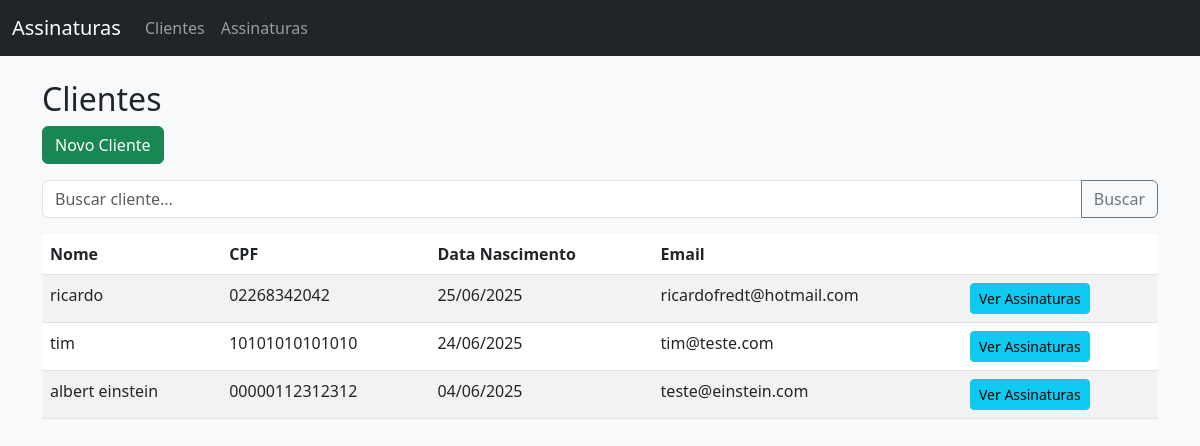
/clientes/, run on an earlier commit of the app's database.
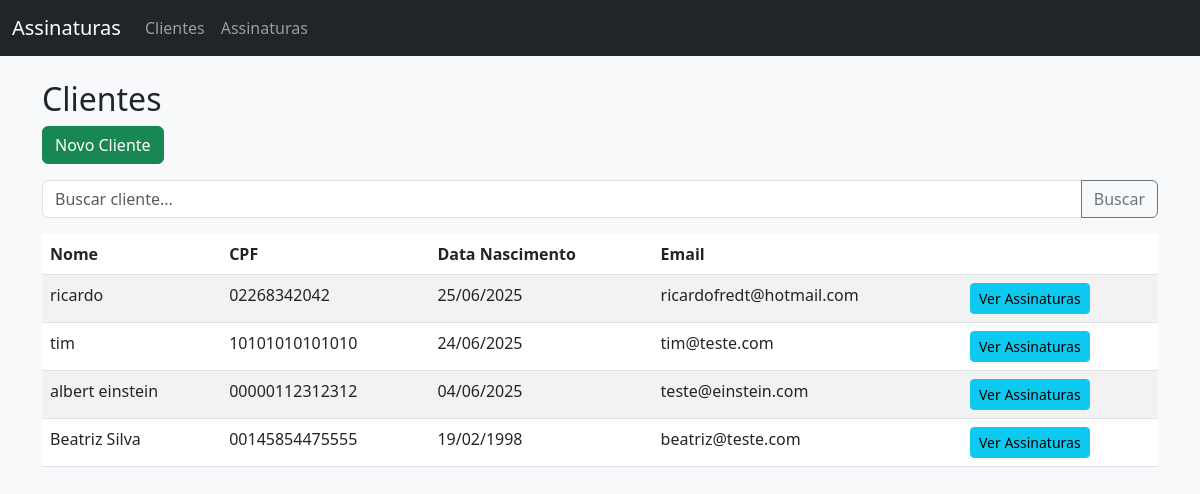
And on a later commit of the database.
### clientes/models.py (models this page shows, shortened)
class Cliente(models.Model):
    nome = models.CharField(max_length=150)
    data_nascimento = models.DateField()
    cpf = models.CharField(max_length=11, unique=True)
    email = models.EmailField(unique=True)
    class Meta:
        verbose_name = "Cliente"
        verbose_name_plural = "Clientes"

### clientes/views.py (the view)
# urls.py: path('', views.lista_clientes, name='lista_clientes'),
def lista_clientes(request):
    query = request.GET.get('q', '')
    if query:
        clientes = Cliente.objects.filter(nome__icontains=query)
    else:
        clientes = Cliente.objects.all()
    return render(request, 'clientes/lista_clientes.html', {'clientes': clientes})

### clientes/templates/clientes/lista_clientes.html
{% extends 'base.html' %}
{% block content %}
<h2>Clientes</h2>
<a href="/clientes/novo/" class="btn btn-success mb-3">Novo Cliente</a>
{% include '_busca.html' %}
<table class="table table-striped">
    <thead>
        <tr>
            <th>Nome</th>
            <th>CPF</th>
            <th>Data Nascimento</th>
            <th>Email</th>
            <th></th>
        </tr>
    </thead>
    <tbody>
        {% for cliente in clientes %}
        <tr>
            <td>{{ cliente.nome }}</td>
            <td>{{ cliente.cpf }}</td>
            <td>{{ cliente.data_nascimento|date:'d/m/Y' }}</td>
            <td>{{ cliente.email }}</td>
            <td><a href="/clientes/{{ cliente.id }}/assinaturas/" class="btn btn-info btn-sm">Ver Assinaturas</a></td>
        </tr>
        {% empty %}
        <tr>
            <td colspan="5">Nenhum cliente encontrado.</td>
        </tr>
        {% endfor %}
    </tbody>
</table>
{% endblock %}

What changed in the data, as far as the page shows it:
added Cliente: nome "Beatriz Silva", cpf "00145854475555", data_nascimento "19/02/1998", email "beatriz@teste.com"
